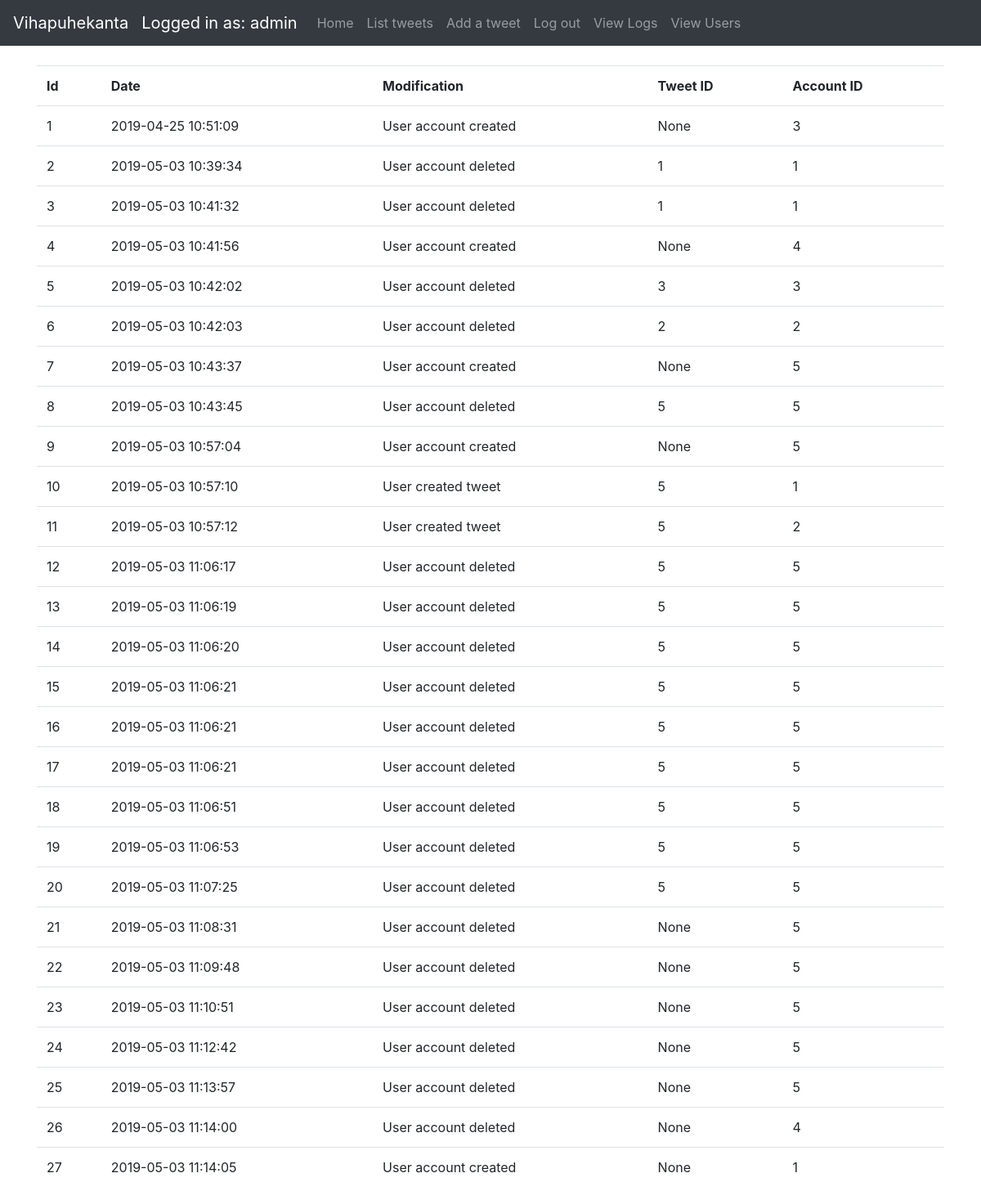
/logs/list (signed in), run on the app's committed database.
### application/auth/models.py (models this page shows, shortened)
class User(db.Model):
    __tablename__ = "account"
    id = db.Column(db.Integer, primary_key=True)
    date_created = db.Column(db.DateTime, default=db.func.current_timestamp())
    date_modified = db.Column(db.DateTime, default=db.func.current_timestamp(),
                              onupdate=db.func.current_timestamp())
    name = db.Column(db.String(144), nullable=False)
    username = db.Column(db.String(144), nullable=False)
    password = db.Column(db.String(144), nullable=False)
    urole = db.Column(db.String(80))
    tweets = db.relationship("Tweet", backref='account', lazy=True)
    def roles(self):
        if self.urole == "ADMIN":
            return ["ADMIN"]
        else:
            return ["USER"]

### application/logs/models.py (models this page shows, shortened)
class Log(db.Model):
    __tablename__ = "logs"
    id = db.Column(db.Integer, primary_key=True)
    date_created = db.Column(db.DateTime, default=db.func.current_timestamp())
    modification = db.Column(db.String(144), nullable=False)
    account_id = db.Column(db.Integer, nullable=False)
    tweet_id = db.Column(db.Integer, nullable=True)

### application/logs/views.py (the view)
@app.route("/logs/list", methods=["GET"])
@login_required(role="ADMIN")
def view_logs():
    logs = db.session().query(Log).all()
    return render_template("logs/list.html", logs=logs)

### application/__init__.py (called while the page is built)
def login_required(role="ADMIN"):
    def wrapper(fn):
        @wraps(fn)
        def decorated_view(*args, **kwargs):
            if not current_user:
                return login_manager.unauthorized()
            if not current_user.is_authenticated:
                return login_manager.unauthorized()
            unauthorized = False
            if role != "ANY":
                unauthorized = True
                for user_role in current_user.roles():
                    if user_role == "ADMIN":
                        unauthorized = False
                        break
            if unauthorized:
                return login_manager.unauthorized()
            return fn(*args, **kwargs)
        return decorated_view
    return wrapper

@login_manager.user_loader
def load_user(user_id):
    return User.query.get(user_id)

### application/templates/logs/list.html (shortened to what this page needs)
{% extends "layout.html" %}
{% block body %}
    {% if current_user.is_authenticated %}
        <table class="table table-hover">
            <tr>
                <th>Id</th>
                <th>Date</th>
                <th>Modification</th>
                <th>Tweet ID</th>
                <th>Account ID</th>
            </tr>
            {% for log in logs %}
                <tr>
                    <td>{{ log.id }}</td>
                    <td>{{ log.date_created }}</td>
                    <td>{{ log.modification }}</td>
                    <td>{{ log.tweet_id}}</td>
                    <td>{{ log.account_id}}</td>
                </tr>
            {% endfor %}
        </table>
    {% else %}
        <div>Log in</div>
    {% endif %}
{% endblock %}

### application/templates/layout.html (shortened to what this page needs)
<!DOCTYPE html>
<html>
<head>
    <link rel="stylesheet" href="https://maxcdn.bootstrapcdn.com/bootstrap/4.0.0/css/bootstrap.min.css"
>
</head>
<body>
<nav class="navbar navbar-expand-md navbar-dark bg-dark mb-4">
    <a class="navbar-brand" href="#">Vihapuhekanta</a>
    {% if current_user.is_authenticated %}
        <ul class="navbar-nav mr-auto">
            <li>
                <a class="navbar-brand" href="#">Logged in as: {{ current_user.name }}</a>
            </li>
            <li class="nav-item">
                <a class="nav-link" href="/">Home</a>
            </li>
            <li class="nav-item">
                <a class="nav-link" href="{{ url_for('tweets_index') }}">List tweets</a>
            </li>
            <li class="nav-item">
                <a class="nav-link" href="{{ url_for('tweets_form') }}">Add a tweet</a>
            </li>
            <li class="nav-item">
                <a class="nav-link" href="{{ url_for('auth_logout') }}">Log out</a>
            </li>
            {% if current_user.urole == "ADMIN" %}
                <li class="nav-item">
                    <a class="nav-link" href="{{ url_for('view_logs') }}">View Logs</a>
                </li>
                <li class="nav-item">
                    <a class="nav-link" href="{{ url_for('auth_users') }}">View Users</a>
                </li>
            {% endif %}
        </ul>
    {% endif %}
</nav>
<main role="main" class="container">
    {% block body %}{% endblock %}
</main>
</body>
</html>

### data on the page
User: name "admin"
Log: id "1", date_created "2019-04-25 10:51:09", modification "User account created", tweet_id "None", account_id "3"
Log: id "2", date_created "2019-05-03 10:39:34", modification "User account deleted", tweet_id "1", account_id "1"
Log: id "3", date_created "2019-05-03 10:41:32", modification "User account deleted", tweet_id "1", account_id "1"
Log: id "4", date_created "2019-05-03 10:41:56", modification "User account created", tweet_id "None", account_id "4"
Log: id "5", date_created "2019-05-03 10:42:02", modification "User account deleted", tweet_id "3", account_id "3"
Log: id "6", date_created "2019-05-03 10:42:03", modification "User account deleted", tweet_id "2", account_id "2"
Log: id "7", date_created "2019-05-03 10:43:37", modification "User account created", tweet_id "None", account_id "5"
Log: id "8", date_created "2019-05-03 10:43:45", modification "User account deleted", tweet_id "5", account_id "5"
Log: id "9", date_created "2019-05-03 10:57:04", modification "User account created", tweet_id "None", account_id "5"
Log: id "10", date_created "2019-05-03 10:57:10", modification "User created tweet", tweet_id "5", account_id "1"
Log: id "11", date_created "2019-05-03 10:57:12", modification "User created tweet", tweet_id "5", account_id "2"
Log: id "12", date_created "2019-05-03 11:06:17", modification "User account deleted", tweet_id "5", account_id "5"
Log: id "13", date_created "2019-05-03 11:06:19", modification "User account deleted", tweet_id "5", account_id "5"
Log: id "14", date_created "2019-05-03 11:06:20", modification "User account deleted", tweet_id "5", account_id "5"
Log: id "15", date_created "2019-05-03 11:06:21", modification "User account deleted", tweet_id "5", account_id "5"
Log: id "16", date_created "2019-05-03 11:06:21", modification "User account deleted", tweet_id "5", account_id "5"
Log: id "17", date_created "2019-05-03 11:06:21", modification "User account deleted", tweet_id "5", account_id "5"
Log: id "18", date_created "2019-05-03 11:06:51", modification "User account deleted", tweet_id "5", account_id "5"
Log: id "19", date_created "2019-05-03 11:06:53", modification "User account deleted", tweet_id "5", account_id "5"
Log: id "20", date_created "2019-05-03 11:07:25", modification "User account deleted", tweet_id "5", account_id "5"
Log: id "21", date_created "2019-05-03 11:08:31", modification "User account deleted", tweet_id "None", account_id "5"
Log: id "22", date_created "2019-05-03 11:09:48", modification "User account deleted", tweet_id "None", account_id "5"
Log: id "23", date_created "2019-05-03 11:10:51", modification "User account deleted", tweet_id "None", account_id "5"
Log: id "24", date_created "2019-05-03 11:12:42", modification "User account deleted", tweet_id "None", account_id "5"
Log: id "25", date_created "2019-05-03 11:13:57", modification "User account deleted", tweet_id "None", account_id "5"
Log: id "26", date_created "2019-05-03 11:14:00", modification "User account deleted", tweet_id "None", account_id "4"
Log: id "27", date_created "2019-05-03 11:14:05", modification "User account created", tweet_id "None", account_id "1"
